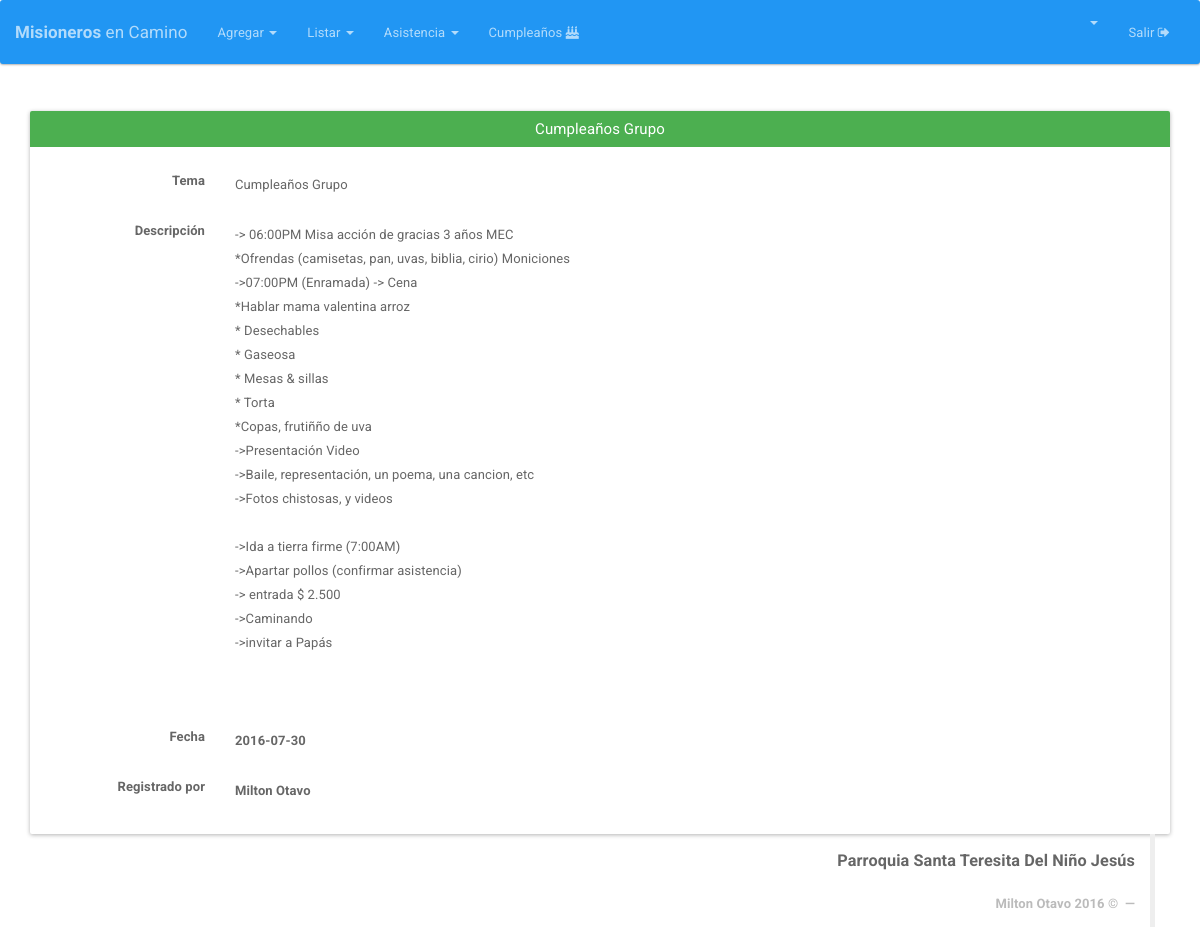
The page /Temas/ver/3 (signed in) on the database as committed earlier.
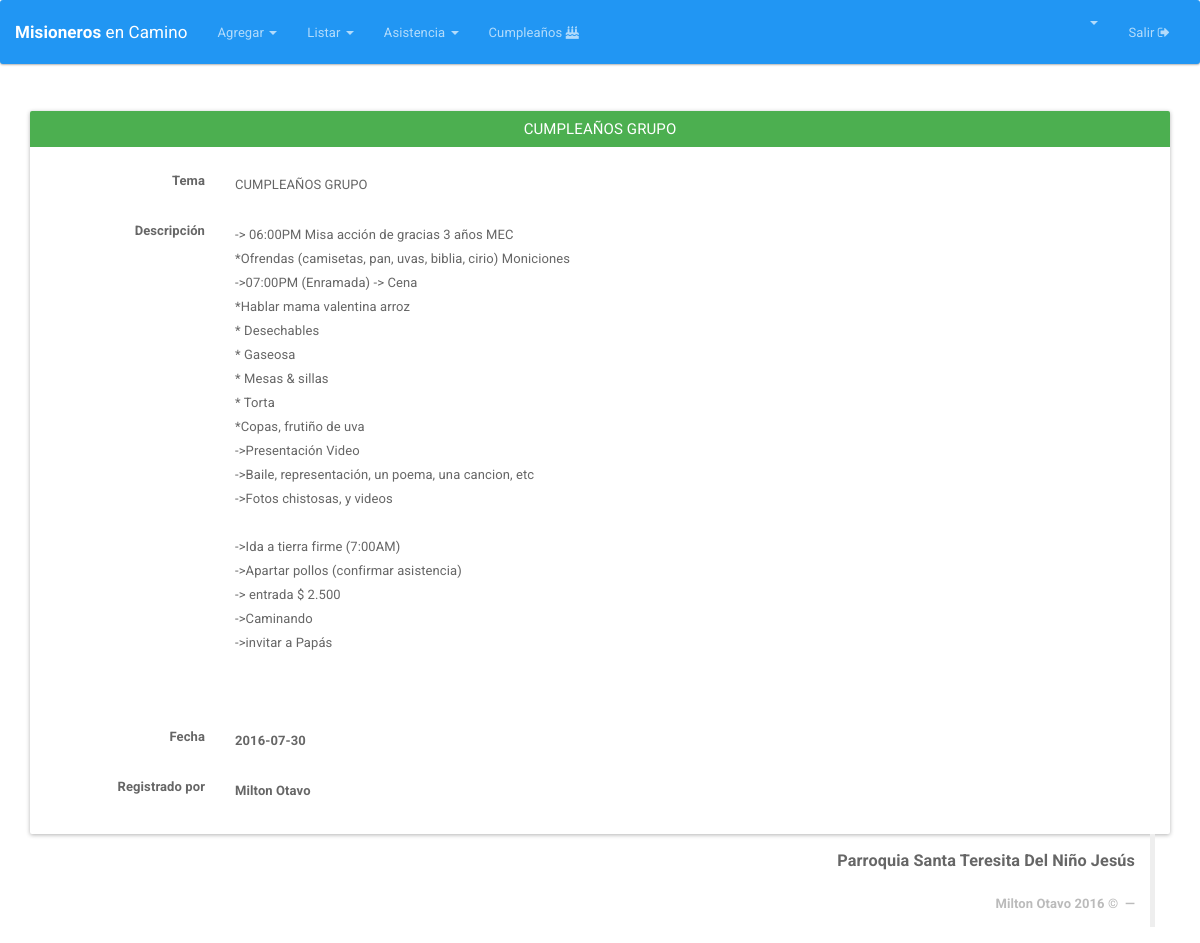
The same page on the database as committed later.
### tables this page shows
CREATE TABLE IF NOT EXISTS `tema` (
  `ID_TEMA` int(11) NOT NULL AUTO_INCREMENT,
  `TEMA` varchar(50) NOT NULL,
  `DESCRIPCION` text NOT NULL,
  `FECHA` date DEFAULT NULL,
  `USUARIOLOG` bigint(11) NOT NULL,
  `FECHALOG` timestamp NOT NULL DEFAULT CURRENT_TIMESTAMP ON UPDATE CURRENT_TIMESTAMP,
  PRIMARY KEY (`ID_TEMA`),
  KEY `USUARIOLOG` (`USUARIOLOG`)
);

CREATE TABLE IF NOT EXISTS `usuarios` (
  `ID` bigint(255) NOT NULL AUTO_INCREMENT,
  `DOC` int(20) NOT NULL,
  `USER` varchar(30) NOT NULL,
  `PASS` varchar(300) NOT NULL,
  `EMAIL` varchar(40) NOT NULL,
  `ROL` int(1) NOT NULL DEFAULT '0',
  `NOMBRES` varchar(50) NOT NULL,
  `P_APELLIDO` varchar(20) NOT NULL,
  `S_APELLIDO` varchar(20) NOT NULL,
  `GENERO` varchar(1) DEFAULT NULL,
  `FECHA_REGISTRO` date DEFAULT NULL,
  `IMAGEN` text,
  `KEYPASS` varchar(60) DEFAULT NULL,
  `NEWPASS` varchar(60) DEFAULT NULL,
  `ULTIMA_CONEXION` int(32) NOT NULL DEFAULT '0',
  PRIMARY KEY (`ID`)
);

### index.php (called while the page is built, shortened)
<?php
if (isset($_SESSION['app_id'])) {
	require_once "Core/Models/Conexion.php";
}
Core\Config\Enrutador::run(new Core\Config\Request());
?>

### Core/Models/Conexion.php (called while the page is built, shortened)
<?php namespace Core\Models;
	class Conexion{
		private $datos= array (
				"host"=>DB_HOST,
				"user"=>DB_USER,
				"pass"=>DB_PASS,
				"db"=>DB_NAME
			);
		private $db;
		public function __construct()
		{
			$this->db = new \mysqli(
					$this->datos['host'],
					$this->datos['user'],
					$this->datos['pass'],
					$this->datos['db']
				);
			$this->db-> set_charset("utf8");
		}
		public function consultaRetorno($sql){
			$datos = $this->db->query($sql);
			return $datos;
		}
	}
 ?>

### Core/Config/Request.php (called while the page is built, shortened)
<?php namespace Core\Config;
class Request{
	private $metodo;
	private $argumento;
	public function __construct(){
		if(isset($_GET['url'])){
			$ruta = filter_input(INPUT_GET, 'url', FILTER_SANITIZE_URL);
			$ruta = explode("/", $ruta);
			$ruta = array_filter($ruta);
			if($ruta[0] == "index.php"){
				$this->controlador = "Login";
			}else{
				$this->controlador = strtolower(array_shift($ruta));
			}
			$this->metodo = strtolower(array_shift($ruta));
			$this->argumento = $ruta;
		}else{
			$this->controlador = "Login";
			$this->metodo = "index";
		}
	}
	public function getMetodo(){
		return $this->metodo;
	}
	public function getArgumento(){
		return $this->argumento;
	}
}
?>

### Core/Controllers/TemasController.php (called while the page is built, shortened)
<?php namespace Core\Controllers;
class TemasController{
	private $Tema;
	public function __construct(){
		$this->Tema = new Tema();
	}
	public function ver($id){
		$this->Tema->__set("idTema", $id);
		$datos=$this->Tema->view();
		return $datos;
	}
}
?>

### Core/Models/Tema.php (called while the page is built, shortened)
<?php namespace Core\Models;
	class Tema {
		private $idTema;
		private $db;
		public function __construct(){
			$this->db = new Conexion();
		}
		 public function view(){
			$sql="SELECT t.*, u.* FROM tema t  INNER JOIN usuarios u ON t.USUARIOLOG=u.ID  WHERE ID_TEMA='{$this->idTema}'";
			$datos = $this->db->consultaRetorno($sql);
			$row = mysqli_fetch_assoc($datos);
			return $row;
		}
	}
 ?>

### HTML/Temas/ver.php (the view, shortened to what this page needs)
  <html>
  <head>
  	<?php include(HTML_DIR.'/overall/header.php') ?>
  </head>
  <body>
  	<?php include(HTML_DIR.'/overall/nav.php') ?>
  	<div  class="container">
  		<br>
  		<div class="panel panel-success">
  			<div class="panel-heading">
  				<h3 class="panel-title" align="center"> <?php echo  $datos['TEMA'] ;    ?></h3>
  			</div>
  			<div class="panel-body">
  				<div class="row">
			<div class="col-md-12">
				<div class="form-horizontal" >
					<fieldset>
						<div class="form-group">
							<label for="inputNombres" class="col-lg-2 control-label"><b>Tema</b></label>
							<div class="ver col-lg-10">
								<?php echo $datos['TEMA']; ?>
							</div>
						</div>
						<div class="form-group">
							<label for="inputPrimerApellido" class="col-lg-2 control-label"><b>Descripción</b></label>
							<div class="ver col-lg-10">
								<?php echo str_replace("\n", "<br>", $datos['DESCRIPCION']) ; ?>
							</div>
						</div>
						<div class="form-group">
							<label for="inputSegundoApellido" class="col-lg-2 control-label"><b>Fecha<b></label>
							<div class="ver col-lg-10">
								<?php echo $datos['FECHA']; ?>
							</div>
						</div>
						<div class="form-group">
							<label for="inputDireccion" class="col-lg-2 control-label"><b>Registrado por</b></label>
							<div class="ver col-lg-10">
								<?php echo ucwords(strtolower($datos['NOMBRES'] . " " . $datos['P_APELLIDO'])) ; ?>
							</div>
						</div>
					</div>
		</div>
		<div class="col-md-2"></div>
	</div>
</div>
<?php include(HTML_DIR.'/overall/footer.php') ?>
</body>
</html>

### HTML/overall/nav.php (shortened to what this page needs)
<nav class="navbar navbar-inverse">
  <div class="container-fluid">
    <div class="navbar-header">
      <a class="navbar-brand" style="font-size: 17px" href="<?php echo URL; ?>Integrantes"><b>Misioneros</b> en Camino</a>
    </div>
    <div class="collapse navbar-collapse" id="bs-example-navbar-collapse-2">
      <ul class="nav navbar-nav">
        <li class="dropdown">
          <a href="#" class="dropdown-toggle" data-toggle="dropdown" role="button" aria-expanded="false"> Agregar <span class="caret"></span></a>
        </li>
      </ul>
      <ul class="nav navbar-nav">
        <li class="dropdown">
          <a href="#" class="dropdown-toggle" data-toggle="dropdown" role="button" aria-expanded="false"> Listar <span class="caret"></span></a>
        </li>
      </ul>
      <ul class="nav navbar-nav">
        <li class="dropdown">
          <a href="#" class="dropdown-toggle" data-toggle="dropdown" role="button" aria-expanded="false"> Asistencia <span class="caret"></span></a>
        </li>
      </ul>
      <ul class="nav navbar-nav">
       <li><a href="<?php echo URL; ?>birthday"> Cumpleaños  <i class="fa fa-birthday-cake" aria-hidden="true"></i></a></li>
     </ul>
     <ul class="nav navbar-nav navbar-right">
      <li class="dropdown">
        <a href="#" class="dropdown-toggle" data-toggle="dropdown" role="button" aria-expanded="false"> <b><?php echo ucwords(strtolower($_SESSION['nombre'])); ?> </b>  <span class="caret"></span></a>
      </li>
      <li><a href="<?php echo URL; ?>Logout">  Salir  <i class="fa fa-sign-out" aria-hidden="true"></i></a></li>
    </ul>
  </div>
</div>
</nav>

Rows that differ between the two databases and show on the page:
changed tema "Milton Otavo": TEMA "Cumpleaños Grupo" → "CUMPLEAÑOS GRUPO"; DESCRIPCION "…sillas * Torta *Copas, frutiñño de uva ->Presentación Video…" → "…sillas * Torta *Copas, frutiño de uva ->Presentación Video…"
